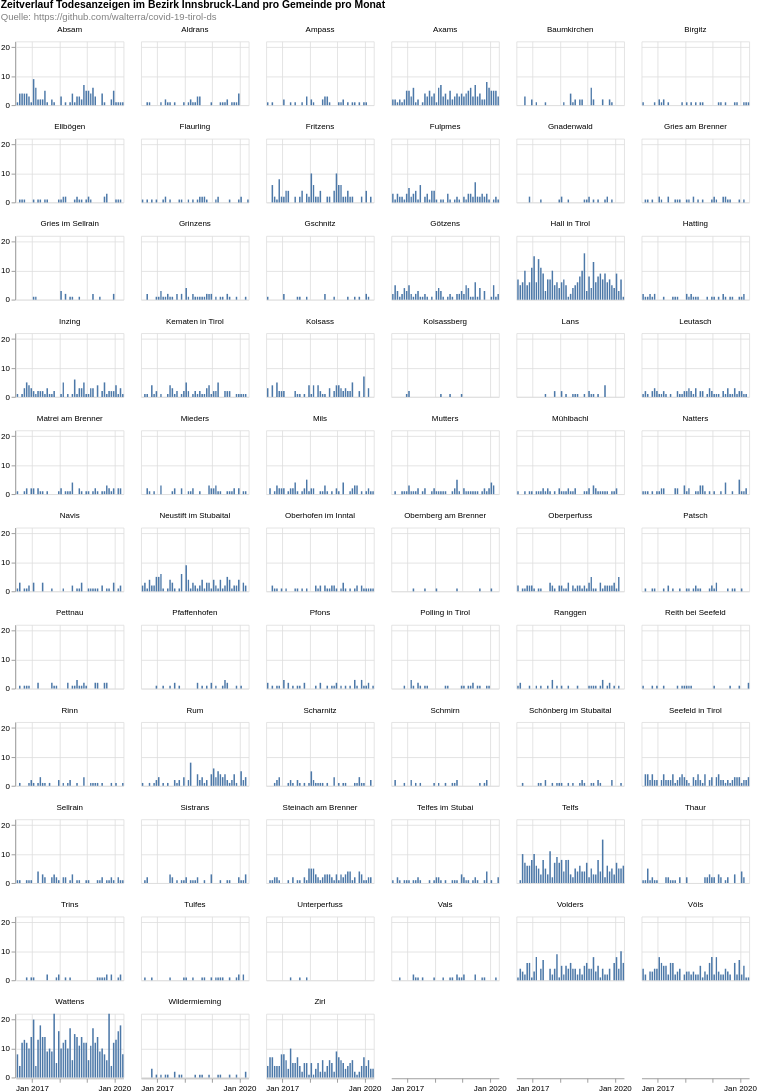

This figure's Vega-Lite source:
### Vega-Lite specification from a JSON file in a GitHub repository (floating-point values rounded to 4 significant figures; data arrays with more than 128 entries replaced by an {"elided": "..."} marker saying what was removed)
{"$schema": "https://vega.github.io/schema/vega-lite/v4.8.1.json", "columns": 6, "config": {"view": {"continuousHeight": 300, "continuousWidth": 400}}, "data": {"name": "data-8b5f75af469b703b7f20eae3b08c750f"}, "datasets": {"data-8b5f75af469b703b7f20eae3b08c750f": {"elided": "3681 records"}}, "facet": {"field": "municipaly", "title": null, "type": "nominal"}, "padding": 0, "spec": {"layer": [{"encoding": {"tooltip": [{"field": "date", "timeUnit": "yearmonth", "type": "temporal"}, {"aggregate": "sum", "field": "count", "type": "quantitative"}], "x": {"field": "date", "timeUnit": "yearmonth", "title": null, "type": "temporal"}, "y": {"aggregate": "sum", "field": "count", "title": null, "type": "quantitative"}}, "height": 80, "mark": "bar", "width": 135}]}, "title": {"color": "black", "subtitle": ["Quelle: https://github.com/walterra/covid-19-tirol-ds"], "subtitleColor": "gray", "text": ["Zeitverlauf Todesanzeigen im Bezirk Innsbruck-Land pro Gemeinde pro Monat"]}}
